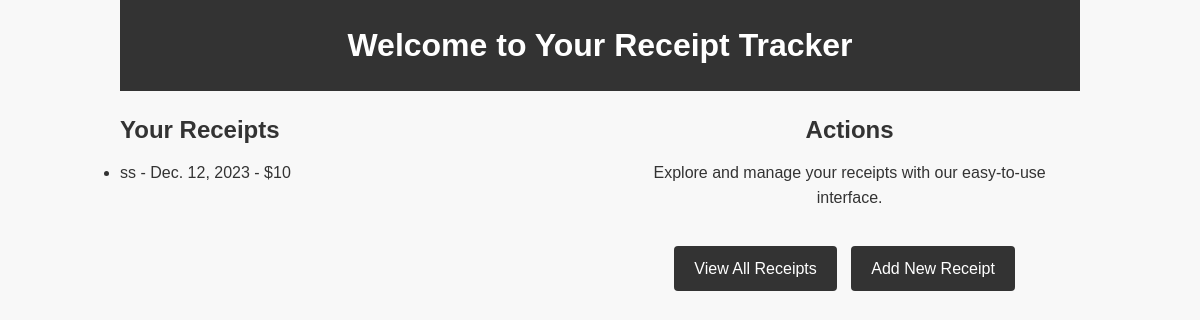
Before: /home/ (signed in) with the older database file.
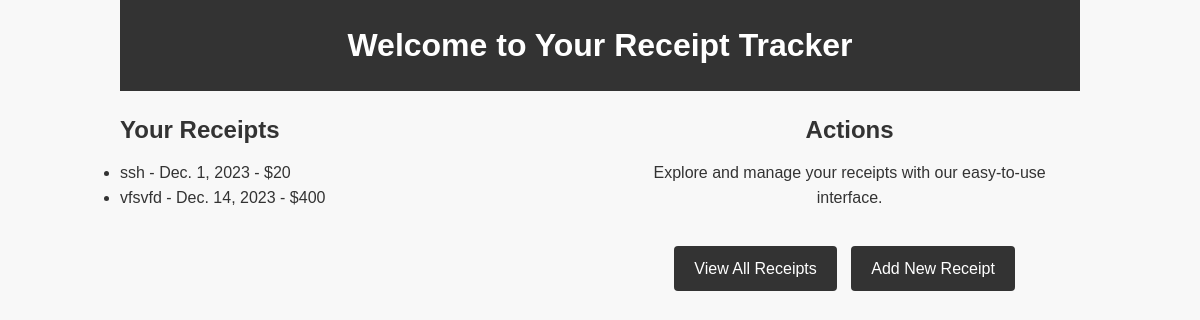
After: the same page with the newer database file.
### receipts/models.py (models this page shows, shortened)
class Receipt(models.Model):
    user = models.ForeignKey(User, on_delete=models.CASCADE)
    store_name = models.CharField(max_length=255)
    date_of_purchase = models.DateField()
    item_list = models.TextField()
    total_amount = models.DecimalField(max_digits=10, decimal_places=0)

### receipts/views.py (the view)
# urls.py: path('home/', home, name='home'),
@login_required(login_url='login')
def home(request):
    receipts = Receipt.objects.filter(user=request.user)
    return render(request, 'receipts/home.html',{"receipts":receipts})

### receipts/templates/receipts/home.html (shortened to what this page needs)
{% load static %}
<!DOCTYPE html>
<html lang="en">
<head>
    <link rel="stylesheet" type="text/css" href="{% static 'css/style.css' %}">
</head>
<body>
    <div class="container">
        <header>
            <h1>Welcome to Your Receipt Tracker</h1>
        </header>
        <main>
            <section>
                <h2>Your Receipts</h2>
                <ul>
                    {% for receipt in receipts %}
                        <li>{{ receipt.store_name }} - {{ receipt.date_of_purchase }} - ${{ receipt.total_amount }}</li>
                    {% endfor %}
                </ul>
            </section>
            <section>
                <h2>Actions</h2>
                <p>Explore and manage your receipts with our easy-to-use interface.</p>
                <a href="{% url 'receipt_list' %}">View All Receipts</a>
                <a href="{% url 'receipt_new' %}">Add New Receipt</a>
            </section>
        </main>
    </div>
</body>
</html>

Changed rows visible on the page:
changed Receipt: store_name "ss" → "ssh"; date_of_purchase "Dec. 12, 2023" → "Dec. 1, 2023"; total_amount "10" → "20"
added Receipt: store_name "vfsvfd", date_of_purchase "Dec. 14, 2023", total_amount "400"
